Frame 1 (no input): blank canvas, image omitted
Frame 60 (no input): blank canvas, image omitted
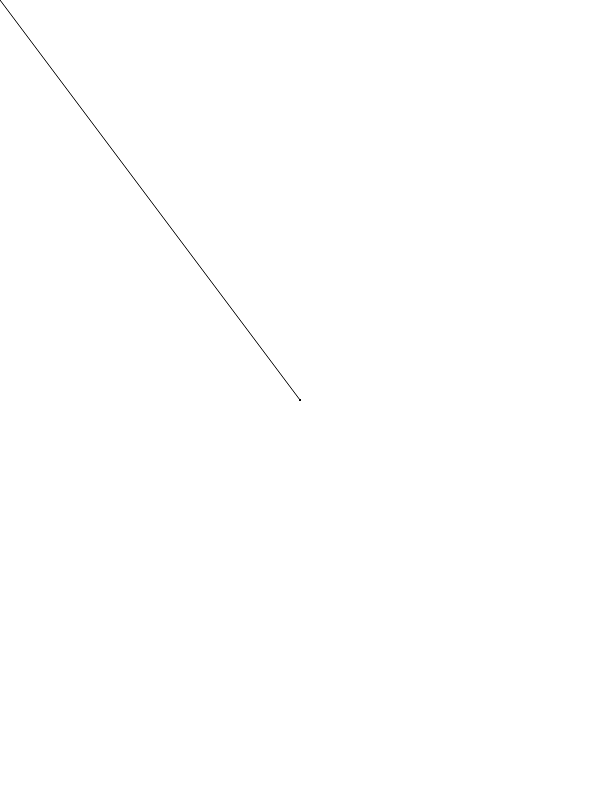
Frame 120 (the mouse pressed at the canvas centre since frame 60)

The p5.js sketch whose frames 1 and 60 were blank and that drew this single picture after the mouse press (run headless with seeded random() and noise() and a simulated clock; from frame 60 on, the mouse is pressed at the canvas centre):

// p5.js sketch
// ── sketch.js
const canvas = document.querySelector('#canvas');

function setup() {
  createCanvas(600, 800);
}

function draw() {
  if (mouseIsPressed) {
    // ellipse(mouseX, mouseY, 80, 80);
    line(mouseX, mouseY, pmouseX, pmouseY);
  }
}

// ── style.css
main {
  border: solid 1px black;
}
